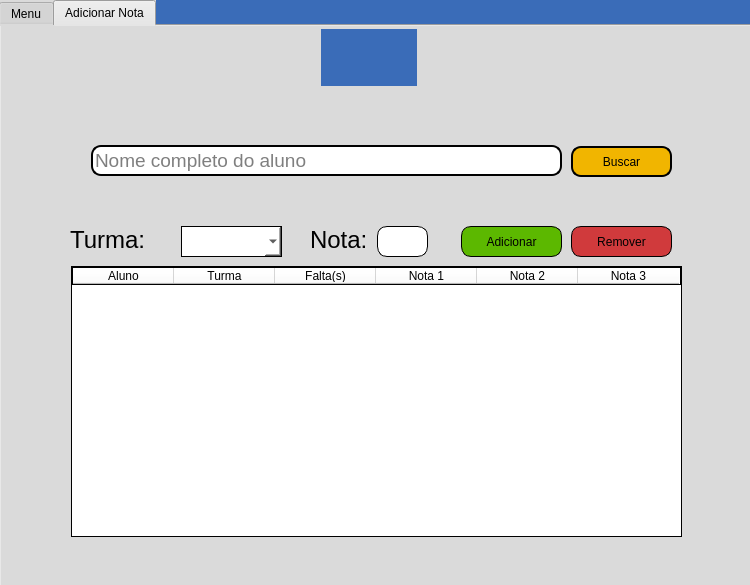
<?xml version="1.0" encoding="UTF-8"?>
<ui version="4.0">
 <class>MainWindow</class>
 <widget class="QMainWindow" name="MainWindow">
  <property name="geometry">
   <rect>
    <x>0</x>
    <y>0</y>
    <width>750</width>
    <height>585</height>
   </rect>
  </property>
  <property name="windowTitle">
   <string>Aluno</string>
  </property>
  <property name="styleSheet">
   <string notr="true">background-color: rgb(58, 108, 184);</string>
  </property>
  <widget class="QWidget" name="centralwidget">
   <widget class="QTabWidget" name="tabWidget">
    <property name="geometry">
     <rect>
      <x>-1</x>
      <y>0</y>
      <width>771</width>
      <height>611</height>
     </rect>
    </property>
    <property name="styleSheet">
     <string notr="true">background-color: rgb(218, 218, 218);</string>
    </property>
    <property name="currentIndex">
     <number>1</number>
    </property>
    <widget class="QWidget" name="tab">
     <attribute name="title">
      <string>Menu</string>
     </attribute>
     <widget class="QLabel" name="titulobemvindo">
      <property name="geometry">
       <rect>
        <x>30</x>
        <y>10</y>
        <width>209</width>
        <height>48</height>
       </rect>
      </property>
      <property name="font">
       <font>
        <family>Yu Gothic Medium</family>
        <pointsize>28</pointsize>
       </font>
      </property>
      <property name="styleSheet">
       <string notr="true">background-color: rgb(58, 108, 184);
color: rgb(255, 176, 17)</string>
      </property>
      <property name="text">
       <string>Bem Vindo</string>
      </property>
     </widget>
     <widget class="QPushButton" name="btnminhaturmaprof">
      <property name="geometry">
       <rect>
        <x>50</x>
        <y>140</y>
        <width>121</width>
        <height>41</height>
       </rect>
      </property>
      <property name="font">
       <font>
        <family>Yu Gothic Medium</family>
        <pointsize>11</pointsize>
       </font>
      </property>
      <property name="styleSheet">
       <string notr="true">border: 1px solid black;
border-radius: 10px;
background-color: rgb(255, 176, 17)
</string>
      </property>
      <property name="text">
       <string>Minhas Turmas</string>
      </property>
     </widget>
     <widget class="QPushButton" name="btnlogout">
      <property name="geometry">
       <rect>
        <x>53</x>
        <y>430</y>
        <width>111</width>
        <height>41</height>
       </rect>
      </property>
      <property name="styleSheet">
       <string notr="true">border: 1px solid black;
border-radius: 10px;
color: rgb(255, 255, 255);
background-color: rgb(255, 2, 69);

</string>
      </property>
      <property name="text">
       <string>Logout</string>
      </property>
     </widget>
     <widget class="QPushButton" name="btnchamada">
      <property name="geometry">
       <rect>
        <x>50</x>
        <y>200</y>
        <width>121</width>
        <height>41</height>
       </rect>
      </property>
      <property name="font">
       <font>
        <family>Yu Gothic Medium</family>
        <pointsize>11</pointsize>
       </font>
      </property>
      <property name="styleSheet">
       <string notr="true">border: 1px solid black;
border-radius: 10px;
background-color: rgb(255, 176, 17)
</string>
      </property>
      <property name="text">
       <string>Chamada</string>
      </property>
     </widget>
     <widget class="QPushButton" name="btninformacoes">
      <property name="geometry">
       <rect>
        <x>50</x>
        <y>260</y>
        <width>121</width>
        <height>41</height>
       </rect>
      </property>
      <property name="font">
       <font>
        <family>Yu Gothic Medium</family>
        <pointsize>11</pointsize>
       </font>
      </property>
      <property name="styleSheet">
       <string notr="true">border: 1px solid black;
border-radius: 10px;
background-color: rgb(255, 176, 17)
</string>
      </property>
      <property name="text">
       <string>Informações</string>
      </property>
     </widget>
     <widget class="QLabel" name="label">
      <property name="geometry">
       <rect>
        <x>240</x>
        <y>100</y>
        <width>500</width>
        <height>500</height>
       </rect>
      </property>
      <property name="text">
       <string/>
      </property>
      <property name="pixmap">
       <pixmap>blackboardprof.png</pixmap>
      </property>
     </widget>
     <widget class="QLabel" name="labelnomebemvindo">
      <property name="geometry">
       <rect>
        <x>240</x>
        <y>14</y>
        <width>501</width>
        <height>42</height>
       </rect>
      </property>
      <property name="font">
       <font>
        <family>Yu Gothic Medium</family>
        <pointsize>24</pointsize>
       </font>
      </property>
      <property name="styleSheet">
       <string notr="true">background-color: rgb(58, 108, 184);
color: rgb(255, 255, 255);</string>
      </property>
      <property name="text">
       <string/>
      </property>
     </widget>
     <widget class="QLabel" name="label_2">
      <property name="geometry">
       <rect>
        <x>-70</x>
        <y>0</y>
        <width>500</width>
        <height>73</height>
       </rect>
      </property>
      <property name="text">
       <string/>
      </property>
      <property name="pixmap">
       <pixmap>linhadecima.png</pixmap>
      </property>
     </widget>
     <widget class="QLabel" name="label_3">
      <property name="geometry">
       <rect>
        <x>430</x>
        <y>0</y>
        <width>751</width>
        <height>73</height>
       </rect>
      </property>
      <property name="text">
       <string/>
      </property>
      <property name="pixmap">
       <pixmap>linhadecima.png</pixmap>
      </property>
     </widget>
     <zorder>label_3</zorder>
     <zorder>label_2</zorder>
     <zorder>titulobemvindo</zorder>
     <zorder>btnminhaturmaprof</zorder>
     <zorder>btnlogout</zorder>
     <zorder>btnchamada</zorder>
     <zorder>btninformacoes</zorder>
     <zorder>label</zorder>
     <zorder>labelnomebemvindo</zorder>
    </widget>
    <widget class="QWidget" name="tab_2">
     <attribute name="title">
      <string>Adicionar Nota</string>
     </attribute>
     <widget class="QTableWidget" name="tablealunosprof">
      <property name="geometry">
       <rect>
        <x>70</x>
        <y>240</y>
        <width>611</width>
        <height>271</height>
       </rect>
      </property>
      <property name="styleSheet">
       <string notr="true">border: 1px solid black;
background-color: rgb(255, 255, 255);</string>
      </property>
      <attribute name="horizontalHeaderDefaultSectionSize">
       <number>101</number>
      </attribute>
      <column>
       <property name="text">
        <string>Aluno</string>
       </property>
      </column>
      <column>
       <property name="text">
        <string>Turma</string>
       </property>
      </column>
      <column>
       <property name="text">
        <string>Falta(s)</string>
       </property>
      </column>
      <column>
       <property name="text">
        <string>Nota 1</string>
       </property>
      </column>
      <column>
       <property name="text">
        <string>Nota 2</string>
       </property>
      </column>
      <column>
       <property name="text">
        <string>Nota 3</string>
       </property>
      </column>
     </widget>
     <widget class="QPushButton" name="btnbuscaraluno">
      <property name="geometry">
       <rect>
        <x>570</x>
        <y>120</y>
        <width>101</width>
        <height>31</height>
       </rect>
      </property>
      <property name="styleSheet">
       <string notr="true">border: 2px solid black;
background-color: rgb(241, 181, 0);
border-radius: 10px
</string>
      </property>
      <property name="text">
       <string>Buscar</string>
      </property>
     </widget>
     <widget class="QLineEdit" name="inputbuscaraluno">
      <property name="geometry">
       <rect>
        <x>90</x>
        <y>119</y>
        <width>471</width>
        <height>31</height>
       </rect>
      </property>
      <property name="font">
       <font>
        <pointsize>14</pointsize>
       </font>
      </property>
      <property name="styleSheet">
       <string notr="true">border: 2px solid black;
background-color: rgb(255, 255, 255);
border-radius:10px
</string>
      </property>
      <property name="text">
       <string/>
      </property>
      <property name="placeholderText">
       <string>Nome completo do aluno</string>
      </property>
     </widget>
     <widget class="QLabel" name="labelnota">
      <property name="geometry">
       <rect>
        <x>309</x>
        <y>199</y>
        <width>91</width>
        <height>30</height>
       </rect>
      </property>
      <property name="font">
       <font>
        <pointsize>18</pointsize>
       </font>
      </property>
      <property name="styleSheet">
       <string notr="true">color: rgb(0, 0, 0);</string>
      </property>
      <property name="text">
       <string>Nota:</string>
      </property>
     </widget>
     <widget class="QLineEdit" name="inputaddnota">
      <property name="geometry">
       <rect>
        <x>376</x>
        <y>200</y>
        <width>51</width>
        <height>31</height>
       </rect>
      </property>
      <property name="font">
       <font>
        <pointsize>14</pointsize>
       </font>
      </property>
      <property name="styleSheet">
       <string notr="true">border: 1px solid black;
background-color: rgb(255, 255, 255);
border-radius:10px</string>
      </property>
      <property name="text">
       <string/>
      </property>
     </widget>
     <widget class="QPushButton" name="btnadicionaraluno">
      <property name="geometry">
       <rect>
        <x>460</x>
        <y>200</y>
        <width>101</width>
        <height>31</height>
       </rect>
      </property>
      <property name="styleSheet">
       <string notr="true">border: 1px solid black;
background-color: rgb(92, 184, 0);
border-radius: 10px
</string>
      </property>
      <property name="text">
       <string>Adicionar</string>
      </property>
     </widget>
     <widget class="QPushButton" name="btnremoveraluno">
      <property name="geometry">
       <rect>
        <x>570</x>
        <y>200</y>
        <width>101</width>
        <height>31</height>
       </rect>
      </property>
      <property name="styleSheet">
       <string notr="true">border: 1px solid black;
background-color: rgb(208, 58, 60);
border-radius: 10px
</string>
      </property>
      <property name="text">
       <string>Remover</string>
      </property>
     </widget>
     <widget class="QLabel" name="iconbuscar">
      <property name="geometry">
       <rect>
        <x>67</x>
        <y>123</y>
        <width>20</width>
        <height>20</height>
       </rect>
      </property>
      <property name="text">
       <string/>
      </property>
      <property name="pixmap">
       <pixmap>icon.png</pixmap>
      </property>
     </widget>
     <widget class="QComboBox" name="comboturmas">
      <property name="geometry">
       <rect>
        <x>180</x>
        <y>200</y>
        <width>101</width>
        <height>31</height>
       </rect>
      </property>
      <property name="font">
       <font>
        <pointsize>14</pointsize>
       </font>
      </property>
      <property name="styleSheet">
       <string notr="true">border: 1px solid black;
background-color: rgb(255, 255, 255);</string>
      </property>
      <item>
       <property name="text">
        <string/>
       </property>
      </item>
      <item>
       <property name="text">
        <string>101</string>
       </property>
      </item>
      <item>
       <property name="text">
        <string>102</string>
       </property>
      </item>
      <item>
       <property name="text">
        <string>103</string>
       </property>
      </item>
     </widget>
     <widget class="QLabel" name="labelturmasprof">
      <property name="geometry">
       <rect>
        <x>69</x>
        <y>199</y>
        <width>106</width>
        <height>29</height>
       </rect>
      </property>
      <property name="font">
       <font>
        <pointsize>18</pointsize>
       </font>
      </property>
      <property name="styleSheet">
       <string notr="true">color: rgb(0, 0, 0);



</string>
      </property>
      <property name="text">
       <string>Turma:</string>
      </property>
     </widget>
     <widget class="QLabel" name="labelalunoerro">
      <property name="geometry">
       <rect>
        <x>100</x>
        <y>100</y>
        <width>461</width>
        <height>16</height>
       </rect>
      </property>
      <property name="font">
       <font>
        <weight>75</weight>
        <bold>true</bold>
       </font>
      </property>
      <property name="styleSheet">
       <string notr="true">
color: rgb(255, 0, 0);</string>
      </property>
      <property name="text">
       <string/>
      </property>
     </widget>
     <widget class="QLabel" name="label_4">
      <property name="geometry">
       <rect>
        <x>0</x>
        <y>0</y>
        <width>500</width>
        <height>73</height>
       </rect>
      </property>
      <property name="text">
       <string/>
      </property>
      <property name="pixmap">
       <pixmap>../../loucura/linhadecima.png</pixmap>
      </property>
     </widget>
     <widget class="QLabel" name="label_5">
      <property name="geometry">
       <rect>
        <x>500</x>
        <y>0</y>
        <width>500</width>
        <height>73</height>
       </rect>
      </property>
      <property name="text">
       <string/>
      </property>
      <property name="pixmap">
       <pixmap>../../loucura/linhadecima.png</pixmap>
      </property>
     </widget>
     <widget class="QLabel" name="labelfodase1">
      <property name="geometry">
       <rect>
        <x>320</x>
        <y>3</y>
        <width>96</width>
        <height>57</height>
       </rect>
      </property>
      <property name="styleSheet">
       <string notr="true">background-color: rgb(58, 108, 184);</string>
      </property>
      <property name="text">
       <string/>
      </property>
      <property name="pixmap">
       <pixmap>logomtpequeno.png</pixmap>
      </property>
     </widget>
     <widget class="QLabel" name="label_erro">
      <property name="geometry">
       <rect>
        <x>90</x>
        <y>160</y>
        <width>601</width>
        <height>16</height>
       </rect>
      </property>
      <property name="font">
       <font>
        <pointsize>10</pointsize>
        <weight>75</weight>
        <bold>true</bold>
       </font>
      </property>
      <property name="styleSheet">
       <string notr="true">color: rgb(255, 0, 0);</string>
      </property>
      <property name="text">
       <string/>
      </property>
      <property name="alignment">
       <set>Qt::AlignCenter</set>
      </property>
     </widget>
    </widget>
   </widget>
  </widget>
 </widget>
 <resources/>
 <connections/>
</ui>
